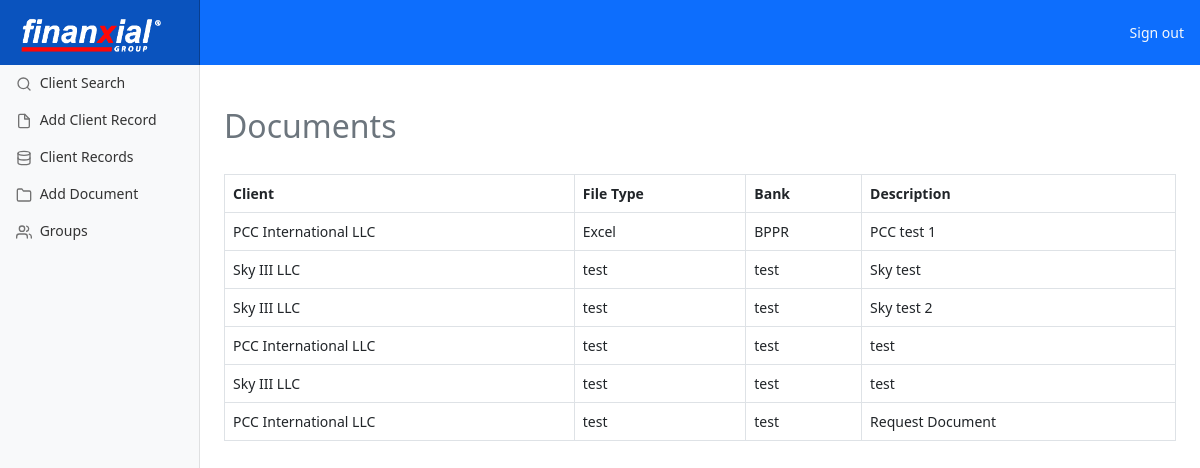
Page /documents/ (signed in) on the committed database.
### pages/models.py (models this page shows, shortened)
class File(models.Model):
    client = models.ForeignKey(Client, on_delete=models.CASCADE)
    document_type = models.CharField(max_length=200, blank=True)
    bank = models.CharField(max_length=200, blank=True)
    description = models.CharField(max_length=200, blank=True)
    document = models.FileField(upload_to='files/', blank=True)
    completed = models.BooleanField(default=False)

class Client(models.Model):
    client_type_choices = (
        ('Data Entry', 'Data Entry'),
        ('Reconcile and Review', 'Reconcile and Review'),
        ('Review', 'Review'),
    )
    client_name = models.CharField(max_length=200)
    contact_name = models.CharField(max_length=200)
    contact_number = models.CharField(max_length=200)
    contact_email = models.EmailField(max_length = 200)
    client_type = models.CharField(max_length=200, choices=client_type_choices)
    industry_type = models.CharField(max_length=200)
    project_manager = models.CharField(max_length=200)
    tax_id = models.CharField(max_length=200)
    bank_accounts = models.CharField(max_length=200)
    client_group = models.CharField(max_length=200)
    def __str__(self):
        return self.client_name

### pages/views.py (the view)
# urls.py: path('documents/', views.document_list, name='document_list'),
def document_list(request):
    documents = Client.objects.all
    document_list = File.objects.all
    context = {'documents':documents, 'document_list':document_list, }
    return render(request, 'documents.html', context)

### pages/templates/documents.html (shortened to what this page needs)
{% extends 'base.html' %}
{% block content %}
{% if user.is_authenticated %}
<main class="col-md-9 ms-sm-auto col-lg-10 px-md-4">
    <br/><br/>
  <h2 class="text-muted">Documents</h2>
  <br/>
  {% if documents %}
  <div class="table-responsive">
    <table class="table table-bordered table-hover">
      <thead>
        <tr>
          <th>Client</th>
          <th>File Type</th>
          <th>Bank</th>
          <th>Description</th>
        </tr>
      </thead>
      {% for items in document_list %}
        <tbody>
          <tr>
            <td>{{ items.client }}</td>
            <td>{{ items.document_type }}</td>
            <td>{{ items.bank }}</td>
            <td>{{ items.description }}</td>
          </tr>
      </tbody>
     {% endfor %}
   </table>
  </div>
  {%endif%}
{% endif %}
{% endblock %}

### static/css/dashboard.css (style rules this page uses)
body { font-size: .875rem; }

### rows in the picture
File: client "PCC International LLC", document_type "Excel", bank "BPPR", description "PCC test 1"
File: client "Sky III LLC", document_type "test", bank "test", description "Sky test"
File: client "Sky III LLC", document_type "test", bank "test", description "Sky test 2"
File: client "PCC International LLC", document_type "test", bank "test", description "test"
File: client "Sky III LLC", document_type "test", bank "test", description "test"
File: client "PCC International LLC", document_type "test", bank "test", description "Request Document"
